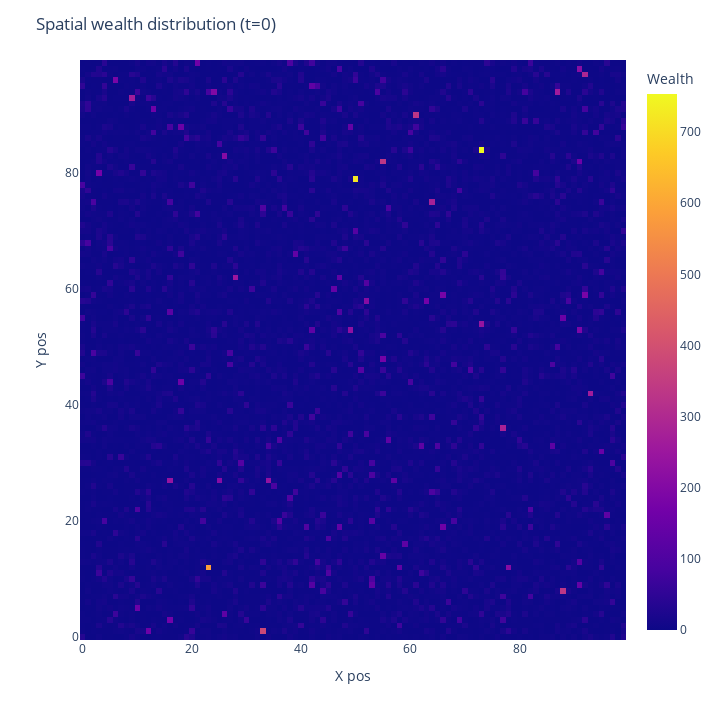

Source (notebook cell):
### Markdown cell above
# PART 2: Experiments
### - Experiment 1: Highly segregated / Large custers (example):

### Code cell
# Define model parameters
size = 100
density = 0.9
fixed_areas_pc = 0.0
popilation_sizes = [0.6, 0.2, 0.2]
homophily = 5
cluster_threshold = 4
alpha=0.01
stopping_threshold=5
server=False

# Create the model
model = Schelling(size, density, fixed_areas_pc, popilation_sizes, homophily, cluster_threshold, alpha, stopping_threshold, server)

# Plot starting type/wealth distribution
plot2D_modelTypes(model)
plot2D_modelWealth(model)

# Run the model
steps = 100
for i in range(steps):
    model.step()

### Figure 1 — Plotly figure (JSON) as saved in the notebook; plotly's stock layout.template omitted (floating-point values rounded to 4 significant figures; data arrays with more than 128 entries replaced by an {"elided": "..."} marker saying what was removed)
{"data": [{"coloraxis": "coloraxis", "histfunc": "sum", "hovertemplate": "x_pos=%{x}<br>y_pos=%{y}<br>sum of wealth=%{z}<extra></extra>", "name": "", "nbinsx": 100, "nbinsy": 100, "type": "histogram2d", "x": {"elided": "9054 int values"}, "xaxis": "x", "xbingroup": "x", "y": {"elided": "9054 int values"}, "yaxis": "y", "ybingroup": "y", "z": {"elided": "9054 float values"}}], "layout": {"coloraxis": {"colorbar": {"title": {"text": "Wealth"}}, "colorscale": [[0, "#0d0887"], [0.1111, "#46039f"], [0.2222, "#7201a8"], [0.3333, "#9c179e"], [0.4444, "#bd3786"], [0.5556, "#d8576b"], [0.6667, "#ed7953"], [0.7778, "#fb9f3a"], [0.8889, "#fdca26"], [1, "#f0f921"]]}, "height": 720, "legend": {"tracegroupgap": 0}, "margin": {"t": 60}, "title": {"text": "Spatial wealth distribution (t=0)"}, "width": 720, "xaxis": {"anchor": "y", "domain": [0, 1], "title": {"text": "X pos"}}, "yaxis": {"anchor": "x", "domain": [0, 1], "title": {"text": "Y pos"}}}}
